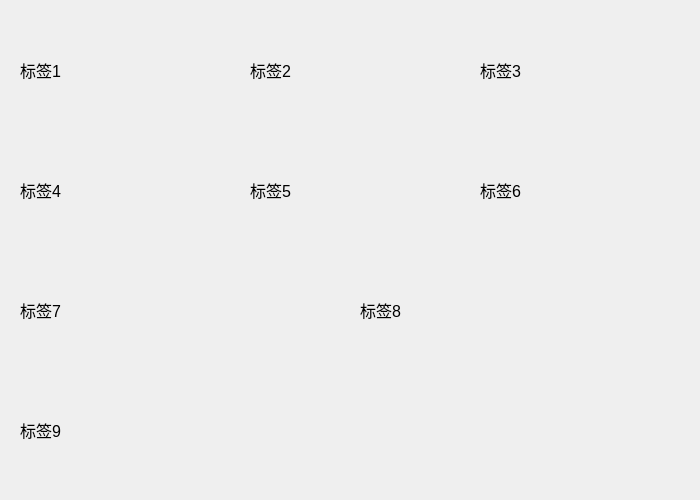
<?xml version="1.0" encoding="UTF-8"?>
<ui version="4.0">
 <class>Widget</class>
 <widget class="QWidget" name="Widget">
  <property name="geometry">
   <rect>
    <x>0</x>
    <y>0</y>
    <width>700</width>
    <height>500</height>
   </rect>
  </property>
  <property name="windowTitle">
   <string>Widget</string>
  </property>
  <widget class="QLabel" name="label_1">
   <property name="geometry">
    <rect>
     <x>20</x>
     <y>20</y>
     <width>200</width>
     <height>100</height>
    </rect>
   </property>
   <property name="font">
    <font>
     <pointsize>12</pointsize>
    </font>
   </property>
   <property name="text">
    <string>标签1</string>
   </property>
  </widget>
  <widget class="QLabel" name="label_2">
   <property name="geometry">
    <rect>
     <x>250</x>
     <y>20</y>
     <width>200</width>
     <height>100</height>
    </rect>
   </property>
   <property name="font">
    <font>
     <pointsize>12</pointsize>
    </font>
   </property>
   <property name="text">
    <string>标签2</string>
   </property>
  </widget>
  <widget class="QLabel" name="label_3">
   <property name="geometry">
    <rect>
     <x>480</x>
     <y>20</y>
     <width>200</width>
     <height>100</height>
    </rect>
   </property>
   <property name="font">
    <font>
     <pointsize>12</pointsize>
    </font>
   </property>
   <property name="text">
    <string>标签3</string>
   </property>
  </widget>
  <widget class="QLabel" name="label_4">
   <property name="geometry">
    <rect>
     <x>20</x>
     <y>140</y>
     <width>200</width>
     <height>100</height>
    </rect>
   </property>
   <property name="font">
    <font>
     <pointsize>12</pointsize>
    </font>
   </property>
   <property name="text">
    <string>标签4</string>
   </property>
  </widget>
  <widget class="QLabel" name="label_5">
   <property name="geometry">
    <rect>
     <x>250</x>
     <y>140</y>
     <width>200</width>
     <height>100</height>
    </rect>
   </property>
   <property name="font">
    <font>
     <pointsize>12</pointsize>
    </font>
   </property>
   <property name="text">
    <string>标签5</string>
   </property>
  </widget>
  <widget class="QLabel" name="label_6">
   <property name="geometry">
    <rect>
     <x>480</x>
     <y>140</y>
     <width>200</width>
     <height>100</height>
    </rect>
   </property>
   <property name="font">
    <font>
     <pointsize>12</pointsize>
    </font>
   </property>
   <property name="text">
    <string>标签6</string>
   </property>
  </widget>
  <widget class="QLabel" name="label_7">
   <property name="geometry">
    <rect>
     <x>20</x>
     <y>260</y>
     <width>300</width>
     <height>100</height>
    </rect>
   </property>
   <property name="font">
    <font>
     <pointsize>12</pointsize>
    </font>
   </property>
   <property name="text">
    <string>标签7</string>
   </property>
  </widget>
  <widget class="QLabel" name="label_8">
   <property name="geometry">
    <rect>
     <x>360</x>
     <y>260</y>
     <width>300</width>
     <height>100</height>
    </rect>
   </property>
   <property name="font">
    <font>
     <pointsize>12</pointsize>
    </font>
   </property>
   <property name="text">
    <string>标签8</string>
   </property>
  </widget>
  <widget class="QLabel" name="label_9">
   <property name="geometry">
    <rect>
     <x>20</x>
     <y>380</y>
     <width>200</width>
     <height>100</height>
    </rect>
   </property>
   <property name="font">
    <font>
     <pointsize>12</pointsize>
    </font>
   </property>
   <property name="text">
    <string>标签9</string>
   </property>
  </widget>
 </widget>
 <resources/>
 <connections/>
</ui>
